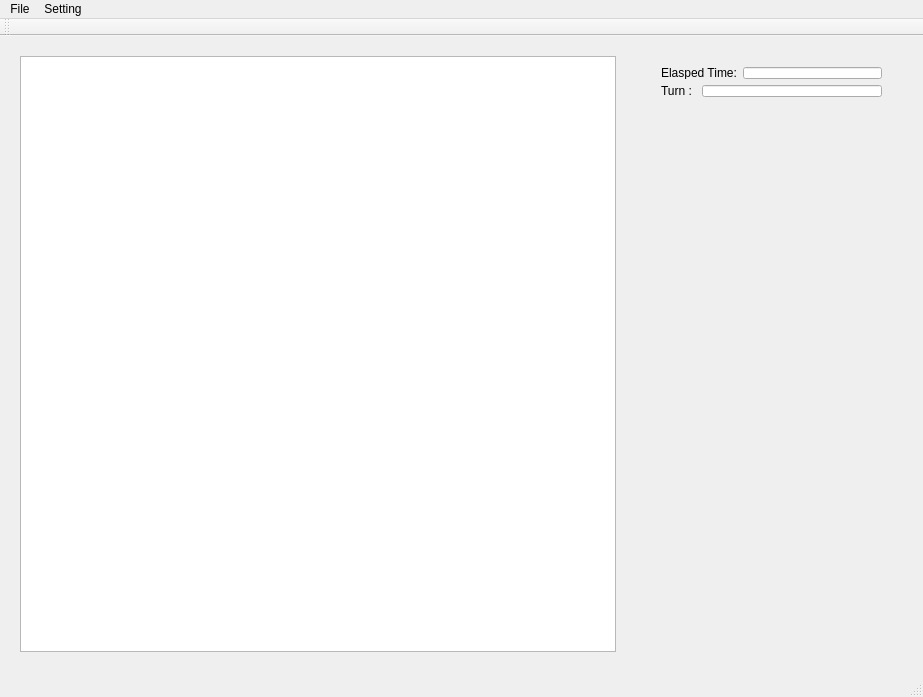
<?xml version="1.0" encoding="UTF-8"?>
<ui version="4.0">
 <class>MainWindow</class>
 <widget class="QMainWindow" name="MainWindow">
  <property name="geometry">
   <rect>
    <x>0</x>
    <y>0</y>
    <width>923</width>
    <height>697</height>
   </rect>
  </property>
  <property name="windowTitle">
   <string>MainWindow</string>
  </property>
  <widget class="QWidget" name="centralWidget">
   <widget class="QGraphicsView" name="graphicsView">
    <property name="geometry">
     <rect>
      <x>20</x>
      <y>20</y>
      <width>596</width>
      <height>596</height>
     </rect>
    </property>
   </widget>
   <widget class="QWidget" name="">
    <property name="geometry">
     <rect>
      <x>650</x>
      <y>20</y>
      <width>243</width>
      <height>52</height>
     </rect>
    </property>
    <layout class="QVBoxLayout" name="verticalLayout">
     <item>
      <layout class="QHBoxLayout" name="horizontalLayout">
       <item>
        <widget class="QLabel" name="label">
         <property name="text">
          <string>Elasped Time:</string>
         </property>
        </widget>
       </item>
       <item>
        <widget class="QLineEdit" name="lineEdit"/>
       </item>
      </layout>
     </item>
     <item>
      <layout class="QHBoxLayout" name="horizontalLayout_2">
       <item>
        <widget class="QLabel" name="label_2">
         <property name="text">
          <string>Turn : </string>
         </property>
        </widget>
       </item>
       <item>
        <widget class="QLineEdit" name="lineEdit_2"/>
       </item>
      </layout>
     </item>
    </layout>
   </widget>
  </widget>
  <widget class="QMenuBar" name="menuBar">
   <property name="geometry">
    <rect>
     <x>0</x>
     <y>0</y>
     <width>923</width>
     <height>21</height>
    </rect>
   </property>
   <widget class="QMenu" name="menuFile">
    <property name="title">
     <string>File</string>
    </property>
    <addaction name="actionNew_Game"/>
    <addaction name="actionExit"/>
   </widget>
   <widget class="QMenu" name="menuSetting">
    <property name="title">
     <string>Setting</string>
    </property>
    <widget class="QMenu" name="menuMode_setting">
     <property name="title">
      <string>Mode setting</string>
     </property>
     <addaction name="actionhuman_vs_human"/>
     <addaction name="actionhuman_vs_com"/>
     <addaction name="actioncom_vs_com"/>
    </widget>
    <addaction name="menuMode_setting"/>
   </widget>
   <addaction name="menuFile"/>
   <addaction name="menuSetting"/>
  </widget>
  <widget class="QToolBar" name="mainToolBar">
   <attribute name="toolBarArea">
    <enum>TopToolBarArea</enum>
   </attribute>
   <attribute name="toolBarBreak">
    <bool>false</bool>
   </attribute>
  </widget>
  <widget class="QStatusBar" name="statusBar"/>
  <action name="actionExit">
   <property name="text">
    <string>Exit</string>
   </property>
   <property name="toolTip">
    <string>Exit the program</string>
   </property>
   <property name="shortcut">
    <string>Esc</string>
   </property>
  </action>
  <action name="actionhuman_vs_human">
   <property name="text">
    <string>human vs human</string>
   </property>
  </action>
  <action name="actionhuman_vs_com">
   <property name="text">
    <string>human vs com</string>
   </property>
  </action>
  <action name="actioncom_vs_com">
   <property name="text">
    <string>com vs com</string>
   </property>
  </action>
  <action name="actionNew_Game">
   <property name="text">
    <string>New Game</string>
   </property>
   <property name="toolTip">
    <string>Discard present game and start new game</string>
   </property>
   <property name="shortcut">
    <string>Ctrl+N</string>
   </property>
  </action>
 </widget>
 <layoutdefault spacing="6" margin="11"/>
 <resources/>
 <connections/>
</ui>
